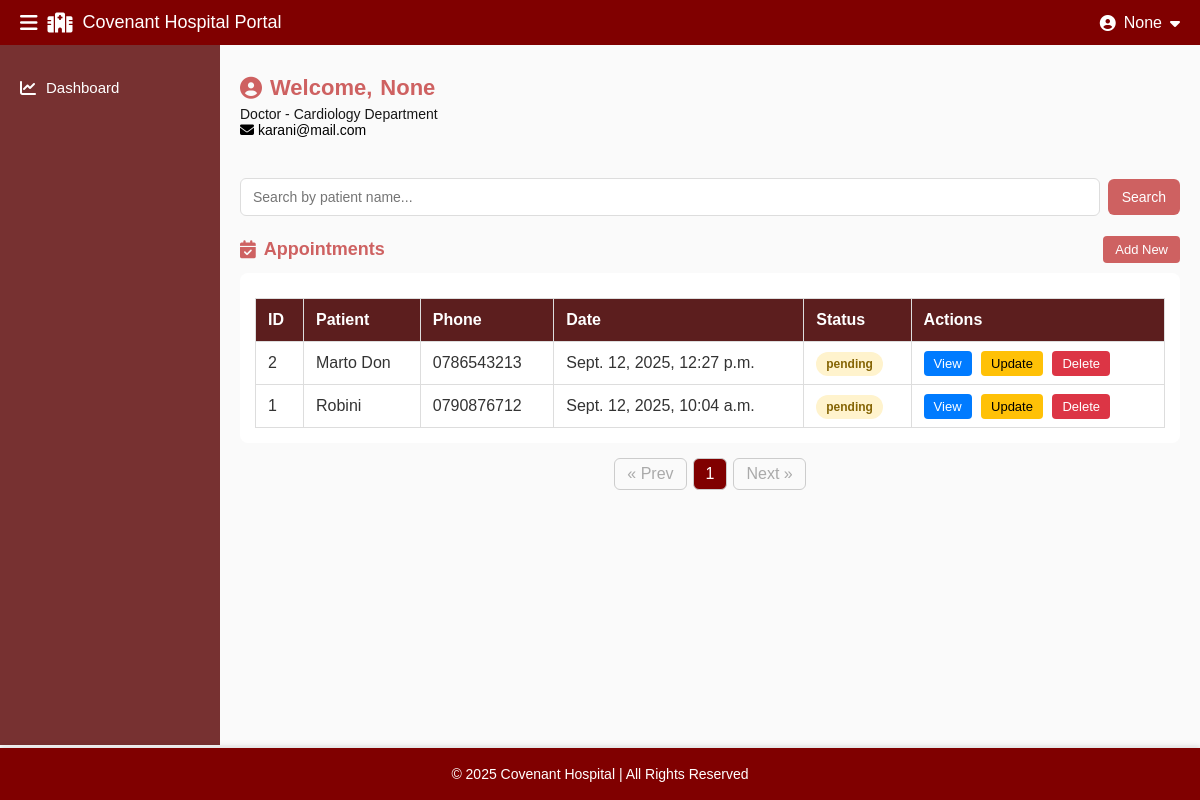
The app's page /appointments/ (signed in), older data.
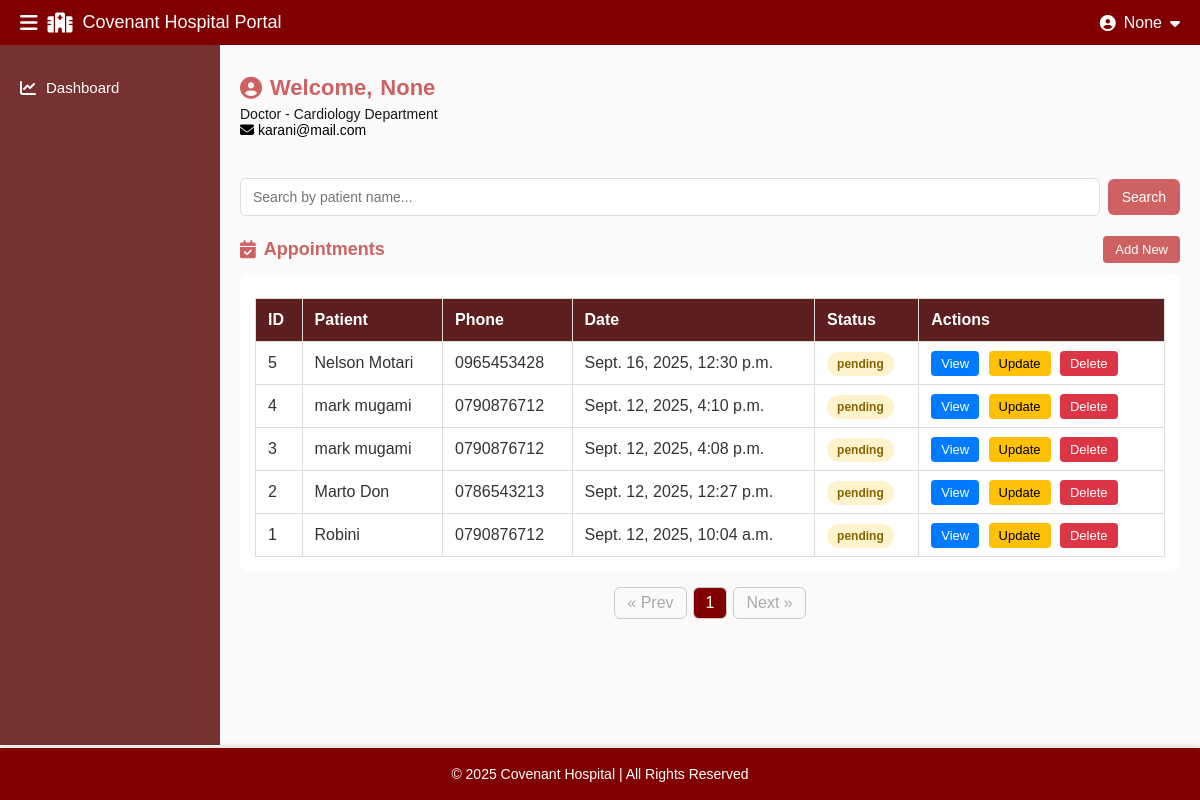
The same page, newer data.
### core/models.py (models this page shows, shortened)
class Appointment(models.Model):
    STATUS_CHOICES = (
        ('pending', 'Pending'),
        ('concluded', 'Concluded'),
        ('cancelled', 'Cancelled'),
    )
    patient = models.ForeignKey(Patient, on_delete=models.CASCADE, related_name="appointments")
    doctor = models.ForeignKey(Doctor, on_delete=models.SET_NULL, null=True, blank=True, related_name="appointments")
    date = models.DateTimeField()
    status = models.CharField(max_length=20, choices=STATUS_CHOICES, default='pending')

class Patient(models.Model):
    patient_id = models.CharField(max_length=20, unique=True, editable=False, blank=True, null=True)  # ✅
    name = models.CharField(max_length=200)
    phone = models.CharField(max_length=20)
    age = models.PositiveIntegerField()
    gender = models.CharField(max_length=1, choices=(('M', 'Male'), ('F', 'Female')))
    date_added = models.DateTimeField(auto_now_add=True)

### core/views.py (the view)
# urls.py: path("appointments/", views.appointments, name="appointments"),
@session_required
def appointments(request):
    role = request.session.get("user_role")
    q = request.GET.get("q", "").strip()
    if role == "doctor":
        doctor_id = request.session.get("doctor_id")
        doctor = Doctor.objects.filter(id=doctor_id).first()
        appointments_list = Appointment.objects.filter(doctor=doctor).select_related("patient", "doctor").order_by("-date")
    elif role == "patient":
        patient_id = request.session.get("patient_id")
        patient = Patient.objects.filter(id=patient_id).first()
        appointments_list = Appointment.objects.filter(patient=patient).select_related("patient", "doctor").order_by("-date")
    else:  # admin
        appointments_list = Appointment.objects.select_related("patient", "doctor").all().order_by("-date")
    if q:
        appointments_list = appointments_list.filter(
            Q(patient__name__icontains=q) |
            Q(patient__phone__icontains=q) |
            Q(doctor__name__icontains=q)
        )
    paginator = Paginator(appointments_list, 10)
    page_number = request.GET.get("page")
    appointments_page = paginator.get_page(page_number)
    return render(request, "dashboard/appointments.html", {
        "appointments": appointments_page,
        "query": q
    })

### core/context_processors.py (called while the page is built)
def session_user(request):
    role = request.session.get("user_role")
    name = None
    if role == "doctor":
        doctor_id = request.session.get("doctor_id")
        if doctor_id:
            doctor = Doctor.objects.filter(id=doctor_id).first()
            if doctor:
                name = f"Dr. {doctor.name}"
    elif role == "patient":
        patient_id = request.session.get("patient_id")
        if patient_id:
            patient = Patient.objects.filter(id=patient_id).first()
            if patient:
                name = patient.name
    return {
        "session_role": role,
        "session_name": name,
    }

### templates/dashboard/appointments.html (shortened to what this page needs)
{% extends "dashboard/base_dashboard.html" %}
{% block page_class %}appointments-page{% endblock %}
{% block content %}
      <section class="appointments-search">
        <form method="get" class="appointments-search-form" action="{% url 'appointments' %}">
          <div class="appointments-search-inputs">
            <input
              type="text"
              name="q"
              placeholder="Search by patient name..."
              value="{{ request.GET.q|default:'' }}"
              class="appointments-search-field"
              autocomplete="off"
            />
            <button type="submit" class="appointments-search-btn">Search</button>
          </div>
        </form>
      </section>
      <section class="appointments-list-section">
        <div class="section-header">
          <h3><i class="fa-solid fa-calendar-check"></i> Appointments</h3>
          <a href="#" class="btn-view-all">Add New</a>
        </div>
        <div class="appointments-table-wrapper">
          <table class="appointments-table">
            <thead>
              <tr>
                <th>ID</th>
                <th>Patient</th>
                <th>Phone</th>
                <th>Date</th>
                <th>Status</th>
                <th>Actions</th>
              </tr>
            </thead>
            <tbody>
              {% for appt in appointments %}
              <tr>
                <td>{{ appt.id }}</td>
                <td>{{ appt.patient.name }}</td>
                <td>{{ appt.patient.phone }}</td>
                <td>{{ appt.date }}</td>
                <td><span class="status {{ appt.status|lower }}">{{ appt.status }}</span></td>
                <td>
                  <a href="#" class="btn-action view">View</a>
                  <a href="#" class="btn-action update">Update</a>
                  <a href="#" class="btn-action delete">Delete</a>
                </td>
              </tr>
              {% empty %}
              <tr><td colspan="6">No appointments found.</td></tr>
              {% endfor %}
            </tbody>
          </table>
        </div>
        <div class="appointments-pagination">
          <ul class="pagination-list">
            {% if appointments.has_previous %}
              <li><a href="?page={{ appointments.previous_page_number }}{% if query %}&q={{ query }}{% endif %}">&laquo; Prev</a></li>
            {% else %}
              <li class="disabled">&laquo; Prev</li>
            {% endif %}
            {% for num in appointments.paginator.page_range %}
              {% if appointments.number == num %}
                <li class="active-page">{{ num }}</li>
              {% else %}
                <li><a href="?page={{ num }}{% if query %}&q={{ query }}{% endif %}">{{ num }}</a></li>
              {% endif %}
            {% endfor %}
            {% if appointments.has_next %}
              <li><a href="?page={{ appointments.next_page_number }}{% if query %}&q={{ query }}{% endif %}">Next &raquo;</a></li>
            {% else %}
              <li class="disabled">Next &raquo;</li>
            {% endif %}
          </ul>
        </div>
      </section>
{% endblock %}

### templates/dashboard/base_dashboard.html (shortened to what this page needs)
{% load static %}
<!DOCTYPE html>
<html lang="en">
<head>
  <link rel="stylesheet" href="{% static 'css/dashboard.css' %}">
  <link rel="stylesheet" href="https://cdnjs.cloudflare.com/ajax/libs/font-awesome/6.5.0/css/all.min.css">
</head>
<body>
  <nav class="dashboard-navbar">
    <div class="nav-left">
      <i class="fa-solid fa-bars menu-toggle"></i>
      <i class="fa-solid fa-hospital"></i>
      <span class="nav-title">Covenant Hospital Portal</span>
    </div>
    <div class="nav-right">
      <i class="fa-solid fa-user-circle"></i>
      <span class="username">{{session_name}}</span>
      <i class="fa-solid fa-caret-down dropdown-toggle"></i>
    </div>
  </nav>
  <div class="dashboard-container {% block page_class %}{% endblock %}">
<aside class="dashboard-sidebar">
  <ul>
    <li class="{% if request.resolver_match.url_name == 'dashboard' %}active{% endif %}">
      <a href="{% url 'dashboard' %}"><i class="fa-solid fa-chart-line"></i> Dashboard</a>
    </li>
  </ul>
</aside>
    <main class="dashboard-main">
      <section class="user-profile">
        <h2><i class="fa-solid fa-user-circle"></i> Welcome,
          <span class="username">{{ session_name }}</span>
        </h2>
        <p class="role">Doctor - Cardiology Department</p>
        <p class="email"><i class="fa-solid fa-envelope"></i> {{ user.email }}</p>
      </section>
      {% block content %}{% endblock %}
    </main>
  </div>
  <footer class="dashboard-footer">
    <p>&copy; 2025 Covenant Hospital | All Rights Reserved</p>
  </footer>
</body>
</html>

### static/css/dashboard.css (style rules this page uses)
* { margin: 0; padding: 0; box-sizing: border-box; }
body { font-family: Arial, sans-serif; background: #f8f8f8; color: #333; }
.dashboard-navbar { position: sticky; top: 0; width: 100%; background: maroon; color: #fff; display: flex; justify-content: space-between; align-items: center; padding: 12px 20px; z-index: 1000; }
.dashboard-navbar .nav-left { display: flex; align-items: center; gap: 10px; font-size: 18px; }
.dashboard-navbar .nav-left i { font-size: 20px; }
.dashboard-navbar .nav-right { position: relative; cursor: pointer; display: flex; align-items: center; gap: 8px; }
.dashboard-container { display: flex; min-height: calc(100vh - 100px); background: #fafafa; }
.dashboard-sidebar { width: 220px; background: #773131; color: #fff; padding: 20px 0; transition: transform 0.3s ease; max-height: calc(100vh - 60px); overflow-y: auto; }
.dashboard-sidebar ul { list-style: none; margin: 0; padding: 0; }
.dashboard-sidebar li { padding: 14px 20px; font-size: 15px; display: flex; align-items: center; gap: 12px; cursor: pointer; transition: background 0.3s ease, color 0.3s ease; }
.dashboard-sidebar a { text-decoration: none; color: inherit; display: flex; align-items: center; gap: 10px; }
.dashboard-sidebar li i { font-size: 16px; }
.dashboard-main { flex: 1; padding: 20px; margin-top: 10px; padding-bottom: 80px; }
.user-profile { margin-bottom: 20px; }
.user-profile h2 { font-size: 22px; margin-bottom: 5px; color: rgb(206, 97, 97); display: flex; align-items: center; gap: 8px; }
.user-profile .role { font-size: 14px; color: #181818; }
.user-profile .email { font-size: 14px; color: #000000; }
.section-header { display: flex; justify-content: space-between; align-items: center; margin: 20px 0 10px; }
.section-header h3 { font-size: 18px; color: rgb(206, 97, 97); display: flex; align-items: center; gap: 8px; }
.btn-view-all { background: rgb(206, 97, 97); color: #fff; padding: 6px 12px; border-radius: 4px; text-decoration: none; font-size: 13px; }
.appointments-table, .patients-table, .reports-table { min-width: 600px; }
.appointments-table { width: 100%; border-collapse: collapse; margin-top: 10px; }
.appointments-table th, .appointments-table td { padding: 10px; border: 1px solid #ddd; text-align: left; }
.appointments-table th { background: #f3e6e6; color: maroon; }
.status { padding: 5px 10px; border-radius: 12px; font-size: 12px; font-weight: bold; }
.status.pending { background: #fff3cd; color: #856404; }
.btn-action { padding: 5px 10px; font-size: 13px; border-radius: 4px; text-decoration: none; margin-right: 5px; }
.btn-action.view { background: #007bff; color: #fff; }
.btn-action.update { background: #ffc107; color: #000; }
.btn-action.delete { background: #dc3545; color: #fff; }
.dashboard-footer { position: fixed; bottom: 0; width: 100%; background: #800000; color: #fff; text-align: center; padding: 18px; font-size: 14px; box-shadow: 0 -2px 5px rgba(0,0,0,0.1); }
.appointments-page .appointments-search { margin: 16px 0; }
.appointments-page .appointments-search-form .appointments-search-inputs { display: flex; gap: 8px; align-items: center; }
.appointments-page .appointments-search-field { flex: 1; padding: 10px 12px; border-radius: 6px; border: 1px solid #ddd; font-size: 14px; min-width: 220px; }
.appointments-page .appointments-search-btn { padding: 10px 14px; border-radius: 6px; border: none; background: rgb(206, 97, 97); color: #fff; cursor: pointer; font-size: 14px; }
.appointments-page .appointments-table-wrapper { overflow-x: auto; background: #fff; padding: 15px; border-radius: 8px; }
.appointments-page .appointments-table { width: 100%; border-collapse: collapse; }
.appointments-page .appointments-table th, .appointments-page .appointments-table td { padding: 12px; border-bottom: 1px solid #ddd; }
.appointments-page .appointments-table th { background: #5c1e1e; color: #fff; }
.appointments-page .appointments-pagination { margin-top: 15px; text-align: center; }
.appointments-page .pagination-list { display: inline-flex; list-style: none; gap: 6px; }
.appointments-page .pagination-list li { padding: 6px 12px; border: 1px solid #ccc; border-radius: 6px; }
.appointments-page .pagination-list .active-page { background: maroon; color: #fff; }
.appointments-page .pagination-list .disabled { color: #aaa; cursor: not-allowed; }

Row changes from the older to the newer data that the page shows:
added Appointment: id "5", patient.name "Nelson Motari", patient.phone "0965453428", date "Sept. 16, 2025, 12:30 p.m.", status "pending"
added Appointment: id "4", patient.name "mark mugami", patient.phone "0790876712", date "Sept. 12, 2025, 4:10 p.m.", status "pending"
added Appointment: id "3", patient.name "mark mugami", patient.phone "0790876712", date "Sept. 12, 2025, 4:08 p.m.", status "pending"
